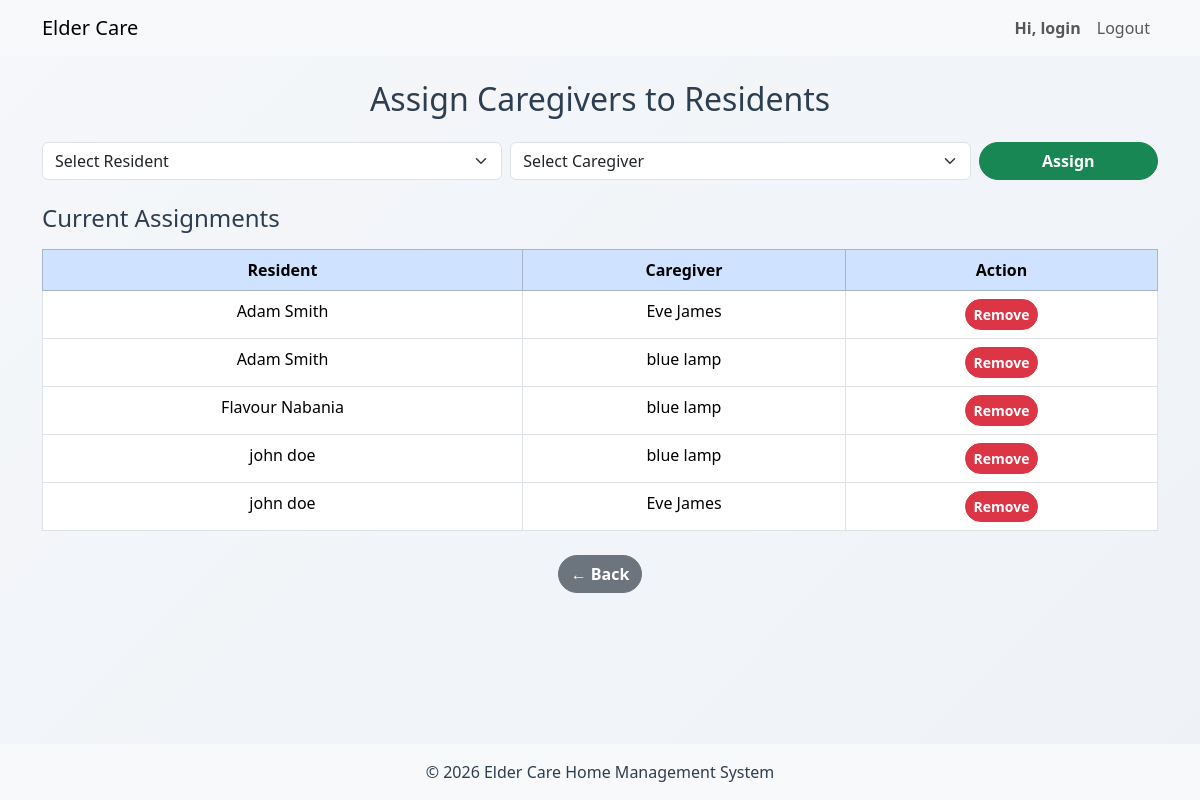
The page /admin/assign_caregivers.php (signed in) on the database its author committed.
### tables this page shows
CREATE TABLE `assignment` (
  `assignmentID` int(10) UNSIGNED NOT NULL,
  `residentSIN` int(10) UNSIGNED NOT NULL,
  `empID` int(10) UNSIGNED NOT NULL
);

CREATE TABLE `resident` (
  `residentSIN` varchar(9) NOT NULL,
  `user_id` int(11) NOT NULL,
  `DoB` date DEFAULT NULL,
  `phone` varchar(15) DEFAULT NULL,
  `profilePhoto` text DEFAULT NULL,
  `ECname` text DEFAULT NULL,
  `ECphone` varchar(15) DEFAULT NULL,
  `ECemail` text DEFAULT NULL,
  `fname` varchar(50) DEFAULT NULL,
  `lname` varchar(50) DEFAULT NULL
);

CREATE TABLE `caregiver` (
  `empID` int(8) UNSIGNED NOT NULL,
  `user_id` int(11) NOT NULL,
  `phone` varchar(15) DEFAULT NULL,
  `fname` varchar(50) DEFAULT NULL,
  `lname` varchar(50) DEFAULT NULL,
  `profilePhoto` text DEFAULT NULL
);

### admin/assign_caregivers.php (the view, shortened to what this page needs)
<?php
include '../includes/header.php';
$conn->prepare("
    DELETE a FROM assignment a
    JOIN resident r ON a.residentSIN = r.residentSIN
    JOIN users u ON r.user_id = u.user_id
    JOIN user_status us ON u.user_id = us.user_id
    WHERE us.status = 'suspended'
")->execute();
$conn->prepare("
    DELETE a FROM assignment a
    JOIN caregiver c ON a.empID = c.empID
    JOIN users u ON c.user_id = u.user_id
    JOIN user_status us ON u.user_id = us.user_id
    WHERE us.status = 'suspended'
")->execute();
$assignments = $conn->query("
    SELECT
        a.residentSIN,
        a.empID,
        r.fname AS r_fname,
        r.lname AS r_lname,
        c.fname AS c_fname,
        c.lname AS c_lname
    FROM assignment a
    JOIN resident r ON a.residentSIN = r.residentSIN
    JOIN caregiver c ON a.empID = c.empID
    JOIN users ur ON r.user_id = ur.user_id
    LEFT JOIN user_status usr ON ur.user_id = usr.user_id
    JOIN users uc ON c.user_id = uc.user_id
    LEFT JOIN user_status usc ON uc.user_id = usc.user_id
    WHERE COALESCE(usr.status,'active') = 'active'
      AND COALESCE(usc.status,'active') = 'active'
    ORDER BY r.fname
")->fetchAll();
?>
<div class="container py-4">
    <h2 class="mb-4 text-center">Assign Caregivers to Residents</h2>
    <form method="POST" class="row g-2 mb-4">
        <div class="col-md-5">
            <select name="residentSIN" class="form-select" required>
                <option value="">Select Resident</option>
            </select>
        </div>
        <div class="col-md-5">
            <select name="empID" class="form-select" required>
                <option value="">Select Caregiver</option>
            </select>
        </div>
        <div class="col-md-2">
            <button type="submit" name="assign" class="btn btn-success w-100">
                Assign
            </button>
        </div>
    </form>
    <h4 class="mb-3">Current Assignments</h4>
    <table class="table table-bordered text-center">
        <thead class="table-primary">
            <tr>
                <th>Resident</th>
                <th>Caregiver</th>
                <th>Action</th>
            </tr>
        </thead>
        <tbody>
        <?php if (count($assignments) === 0): ?>
            <tr><td colspan="3">No assignments yet.</td></tr>
        <?php else: ?>
            <?php foreach ($assignments as $a): ?>
            <tr>
                <td><?= htmlspecialchars($a['r_fname'].' '.$a['r_lname']) ?></td>
                <td><?= htmlspecialchars($a['c_fname'].' '.$a['c_lname']) ?></td>
                <td>
                    <form method="POST">
                        <button type="submit" name="remove" class="btn btn-danger btn-sm">
                            Remove
                        </button>
                    </form>
                </td>
            </tr>
            <?php endforeach; ?>
        <?php endif; ?>
        </tbody>
    </table>
    <div class="text-center mt-4">
        <a href="dashboard.php" class="btn btn-secondary">← Back</a>
    </div>
</div>
<?php include '../includes/footer.php'; ?>

### assets/css/global.css (style rules this page uses)
body { background: linear-gradient(135deg, #f5f7fa, #eef2f7); font-family: "Segoe UI", Tahoma, sans-serif; color: #2c3e50; }
* { transition: all 0.2s ease; }
.btn { border-radius: 25px !important; font-weight: 600; }

### rows shown on the page
assignment: resident.fname+lname "Adam Smith", empID.lname "Eve James"
assignment: resident.fname+lname "Adam Smith", empID.lname "blue lamp"
assignment: resident.fname+lname "Flavour Nabania", empID.lname "blue lamp"
assignment: resident.fname+lname "john doe", empID.lname "blue lamp"
assignment: resident.fname+lname "john doe", empID.lname "Eve James"

### other values the page prints
$username "login"
